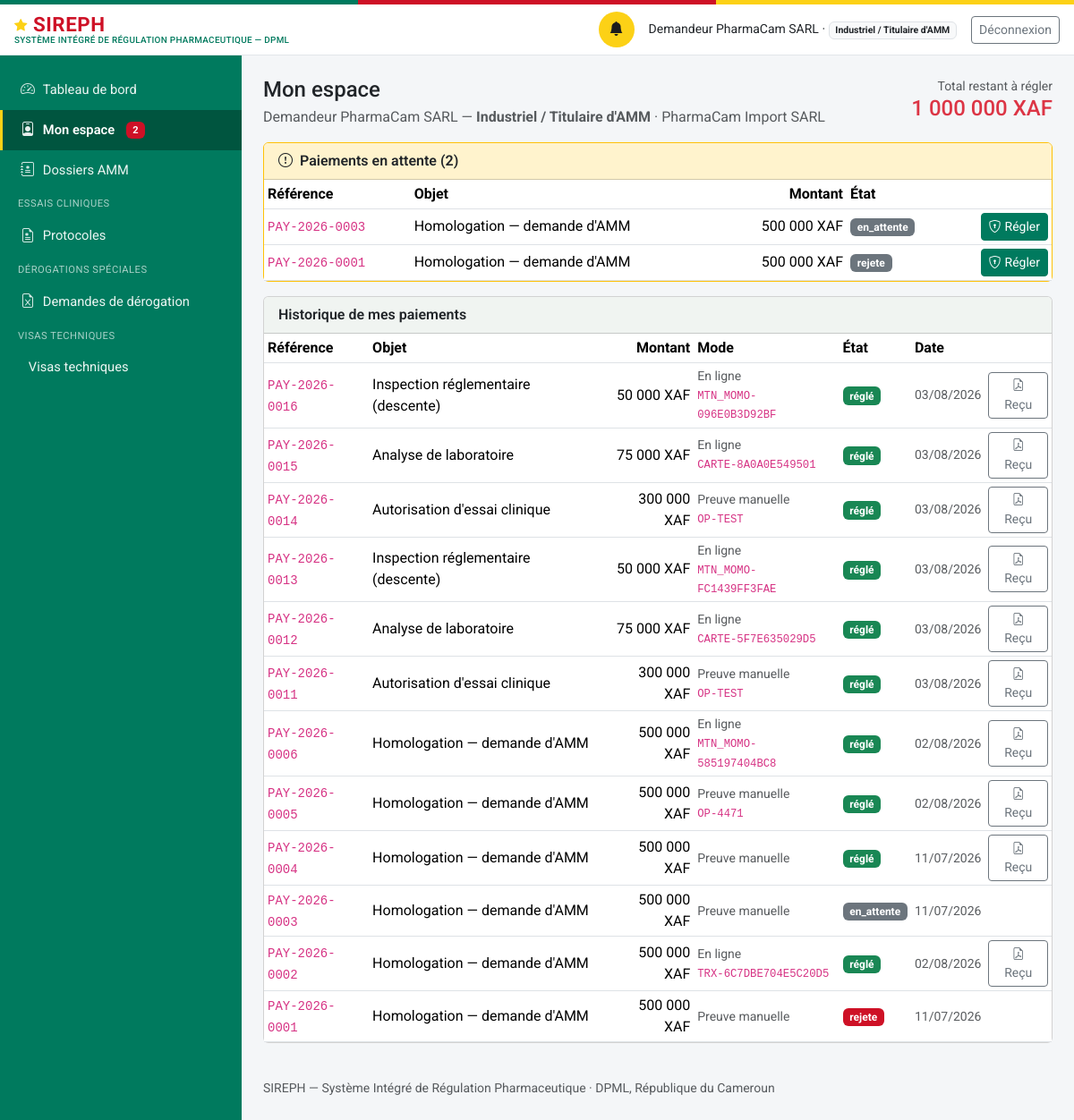
The app's page /mon-espace (signed in), older data.
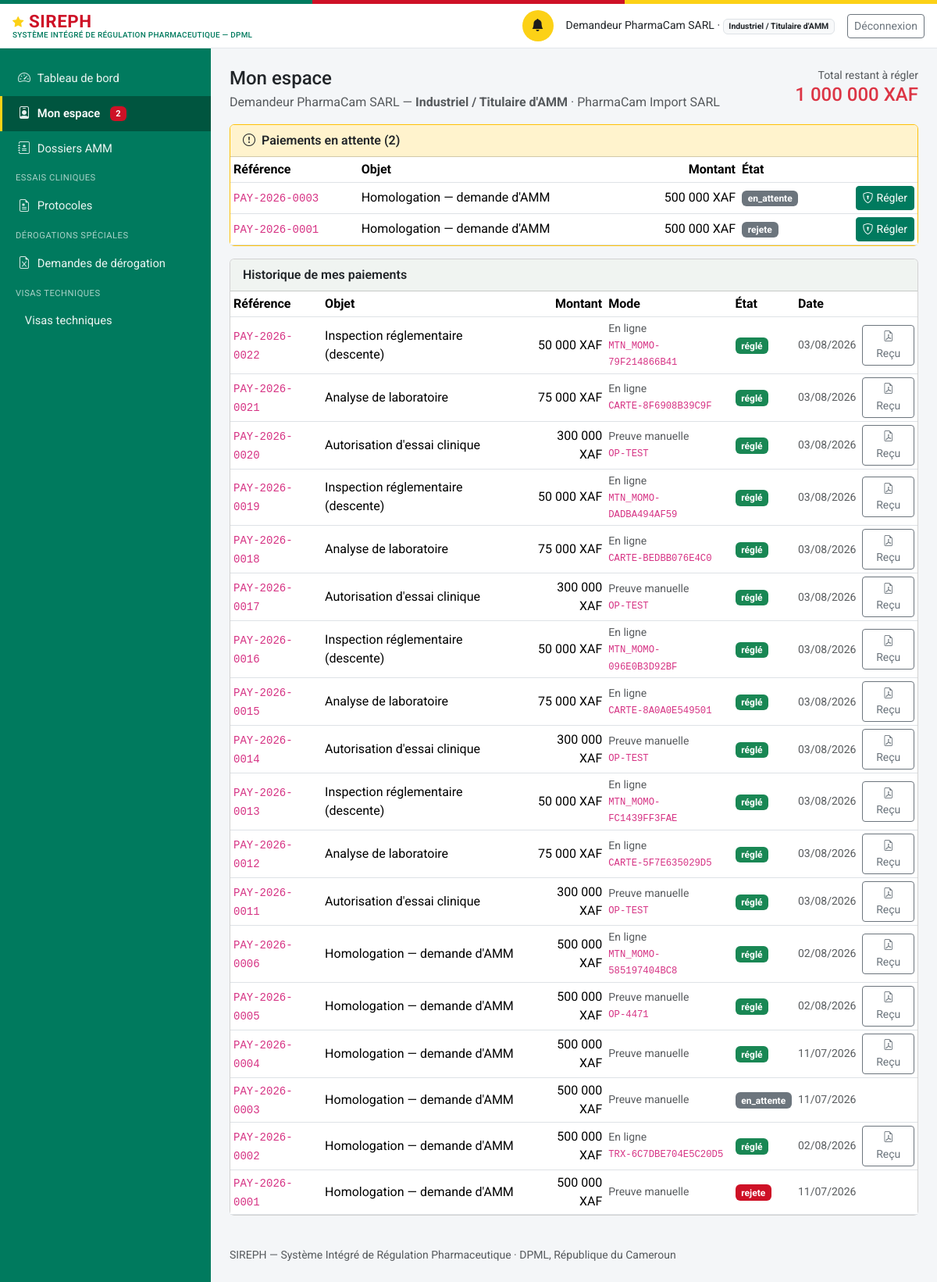
The same page, newer data.
### models.py (models this page shows, shortened)
class Paiement(db.Model):
    id = db.Column(db.Integer, primary_key=True)
    numero = db.Column(db.String(30), unique=True, nullable=False)  # PAY-{annee}-{seq4}
    entite_type = db.Column(db.String(60), nullable=False, index=True)
    entite_id = db.Column(db.Integer, nullable=False, index=True)
    montant = db.Column(db.Integer, nullable=False)  # en XAF (entier, pas de sous-unité)
    devise = db.Column(db.String(5), nullable=False, default="XAF")
    statut = db.Column(db.String(20), nullable=False, default="en_attente")
    piece_jointe_id = db.Column(db.Integer, db.ForeignKey("piece_jointe.id"), nullable=True)
    motif_rejet = db.Column(db.Text, nullable=True)
    date_creation = db.Column(db.DateTime, default=datetime.utcnow)
    date_confirmation = db.Column(db.DateTime, nullable=True)
    confirme_par_id = db.Column(db.Integer, db.ForeignKey("personne.id"), nullable=True)
    mode = db.Column(db.String(20), nullable=False, default="preuve_manuelle")
    fournisseur = db.Column(db.String(30), nullable=True)   # mtn_momo | orange_money | carte
    reference_marchande = db.Column(db.String(64), unique=True, nullable=True)  # clé d'idempotence
    reference_transaction = db.Column(db.String(80), nullable=True)   # identifiant prestataire
    date_initiation = db.Column(db.DateTime, nullable=True)
    date_expiration = db.Column(db.DateTime, nullable=True)
    signature_notification = db.Column(db.String(120), nullable=True)  # HMAC vérifié du callback
    detail_echec = db.Column(db.Text, nullable=True)
    piece_jointe = db.relationship("PieceJointe", foreign_keys=[piece_jointe_id])
    confirme_par = db.relationship("Personne", foreign_keys=[confirme_par_id])

### routes_profils.py (the view)
@bp.route("/mon-espace")
@login_required
def mon_espace():
    u = current_user()
    if not u.est_externe:
        return redirect(url_for("dashboard"))
    paiements = svc_paiement.paiements_du_redevable(u)
    a_regler = [p for p in paiements if p.statut in ("en_attente", "initie", "rejete",
                                                     "echoue", "expire")]
    total_du = sum(p.montant for p in a_regler)
    return render_template(
        "profils/mon_espace.html", u=u, paiements=paiements, a_regler=a_regler,
        total_du=total_du, libelle_objet=svc_paiement.LIBELLE_OBJET,
        profils=ROLES_EXTERNES)

### auth.py (called while the page is built)
def current_user():
    uid = session.get("user_id")
    if not uid:
        return None
    return db.session.get(Personne, uid)

def login_required(view):
    @wraps(view)
    def wrapped(*a, **kw):
        if not current_user():
            return redirect(url_for("login", next=request.path))
        return view(*a, **kw)
    return wrapped

### models.py (called while the page is built)
    @property
    def role_label(self):
        from permissions import ROLES
        return ROLES.get(self.role_systeme, self.role_systeme)

    @property
    def est_externe(self):
        from permissions import est_externe
        return est_externe(self.role_systeme)

### paiements.py (called while the page is built)
def _representant_etablissement(etablissement_id):
    return (Personne.query
            .filter(Personne.etablissement_rattachement_id == etablissement_id,
                    Personne.role_systeme.in_(_PROFILS_REPRESENTANTS),
                    Personne.statut_compte == "actif")
            .first())

def paiements_du_redevable(personne):
    resultat = []
    for p in Paiement.query.order_by(Paiement.date_creation.desc()).all():
        d = _demandeur(p)
        if d and d.id == personne.id:
            resultat.append(p)
    return resultat

### templates/profils/mon_espace.html (shortened to what this page needs)
{% extends "base.html" %}
{% block content %}
<div class="d-flex justify-content-between align-items-start flex-wrap gap-2 mb-3">
  <div>
    <h1 class="h4 mb-1">Mon espace</h1>
    <p class="text-muted mb-0">
      {{ u.nom_complet }} — <strong>{{ u.role_label }}</strong>
      {% if u.etablissement %} · {{ u.etablissement.raison_sociale }}{% endif %}
    </p>
  </div>
  {% if total_du %}
  <div class="text-end">
    <div class="text-muted small">Total restant à régler</div>
    <div class="h4 mb-0 text-danger">
      {{ "{:,}".format(total_du).replace(',', ' ') }} XAF</div>
  </div>
  {% endif %}
</div>
{% if a_regler %}
<div class="card mb-3 border-warning">
  <div class="card-header bg-warning-subtle">
    <i class="bi bi-exclamation-circle me-1"></i>
    Paiements en attente ({{ a_regler|length }})
  </div>
  <div class="table-responsive">
    <table class="table table-sm mb-0 align-middle">
      <thead><tr>
        <th>Référence</th><th>Objet</th><th class="text-end">Montant</th>
        <th>État</th><th></th>
      </tr></thead>
      <tbody>
      {% for p in a_regler %}
        <tr>
          <td><code>{{ p.numero }}</code></td>
          <td>{{ libelle_objet.get(p.entite_type, p.entite_type) }}</td>
          <td class="text-end">{{ "{:,}".format(p.montant).replace(',', ' ') }} {{ p.devise }}</td>
          <td><span class="badge bg-secondary">{{ p.statut }}</span></td>
          <td class="text-end">
            <a class="btn btn-sm btn-primary"
               href="{{ url_for('paiement.payer', paiement_id=p.id) }}">
              <i class="bi bi-shield-lock me-1"></i>Régler</a>
          </td>
        </tr>
      {% endfor %}
      </tbody>
    </table>
  </div>
</div>
{% endif %}
<div class="card">
  <div class="card-header">Historique de mes paiements</div>
  {% if paiements %}
  <div class="table-responsive">
    <table class="table table-sm mb-0 align-middle">
      <thead><tr>
        <th>Référence</th><th>Objet</th><th class="text-end">Montant</th>
        <th>Mode</th><th>État</th><th>Date</th><th></th>
      </tr></thead>
      <tbody>
      {% for p in paiements %}
        <tr>
          <td><code>{{ p.numero }}</code></td>
          <td>{{ libelle_objet.get(p.entite_type, p.entite_type) }}</td>
          <td class="text-end">{{ "{:,}".format(p.montant).replace(',', ' ') }} {{ p.devise }}</td>
          <td class="small text-muted">
            {{ 'En ligne' if p.mode == 'en_ligne' else 'Preuve manuelle' }}
            {%- if p.reference_transaction %}<br><code class="small">{{ p.reference_transaction }}</code>{% endif %}
          </td>
          <td>
            {% if p.statut == 'confirme' %}
              <span class="badge bg-success">réglé</span>
            {% elif p.statut in ('echoue', 'rejete', 'expire') %}
              <span class="badge bg-danger">{{ p.statut }}</span>
            {% else %}
              <span class="badge bg-secondary">{{ p.statut }}</span>
            {% endif %}
          </td>
          <td class="small text-muted">
            {{ (p.date_confirmation or p.date_creation).strftime('%d/%m/%Y') }}</td>
          <td class="text-end">
            {% if p.statut == 'confirme' %}
            <a class="btn btn-sm btn-outline-secondary"
               href="{{ url_for('paiement.recu', paiement_id=p.id) }}"
               title="Télécharger le reçu">
              <i class="bi bi-file-earmark-pdf"></i> Reçu</a>
            {% endif %}
          </td>
        </tr>
      {% endfor %}
      </tbody>
    </table>
  </div>
  {% else %}
  <div class="card-body text-muted">Aucun paiement à ce jour.</div>
  {% endif %}
</div>
{% endblock %}

Row changes from the older to the newer data that the page shows:
added Paiement: numero "PAY-2026-0022", get "Inspection réglementaire (descente)", montant "50 000", devise "XAF", mode "En ligne", reference_transaction "MTN_MOMO-79F214866B41", statut "réglé", date_confirmation "03/08/2026"
added Paiement: numero "PAY-2026-0021", get "Analyse de laboratoire", montant "75 000", devise "XAF", mode "En ligne", reference_transaction "CARTE-8F6908B39C9F", statut "réglé", date_confirmation "03/08/2026"
added Paiement: numero "PAY-2026-0020", get "Autorisation d'essai clinique", montant "300 000", devise "XAF", mode "Preuve manuelle", reference_transaction "OP-TEST", statut "réglé", date_confirmation "03/08/2026"
added Paiement: numero "PAY-2026-0019", get "Inspection réglementaire (descente)", montant "50 000", devise "XAF", mode "En ligne", reference_transaction "MTN_MOMO-DADBA494AF59", statut "réglé", date_confirmation "03/08/2026"
added Paiement: numero "PAY-2026-0018", get "Analyse de laboratoire", montant "75 000", devise "XAF", mode "En ligne", reference_transaction "CARTE-BEDBB076E4C0", statut "réglé", date_confirmation "03/08/2026"
added Paiement: numero "PAY-2026-0017", get "Autorisation d'essai clinique", montant "300 000", devise "XAF", mode "Preuve manuelle", reference_transaction "OP-TEST", statut "réglé", date_confirmation "03/08/2026"
